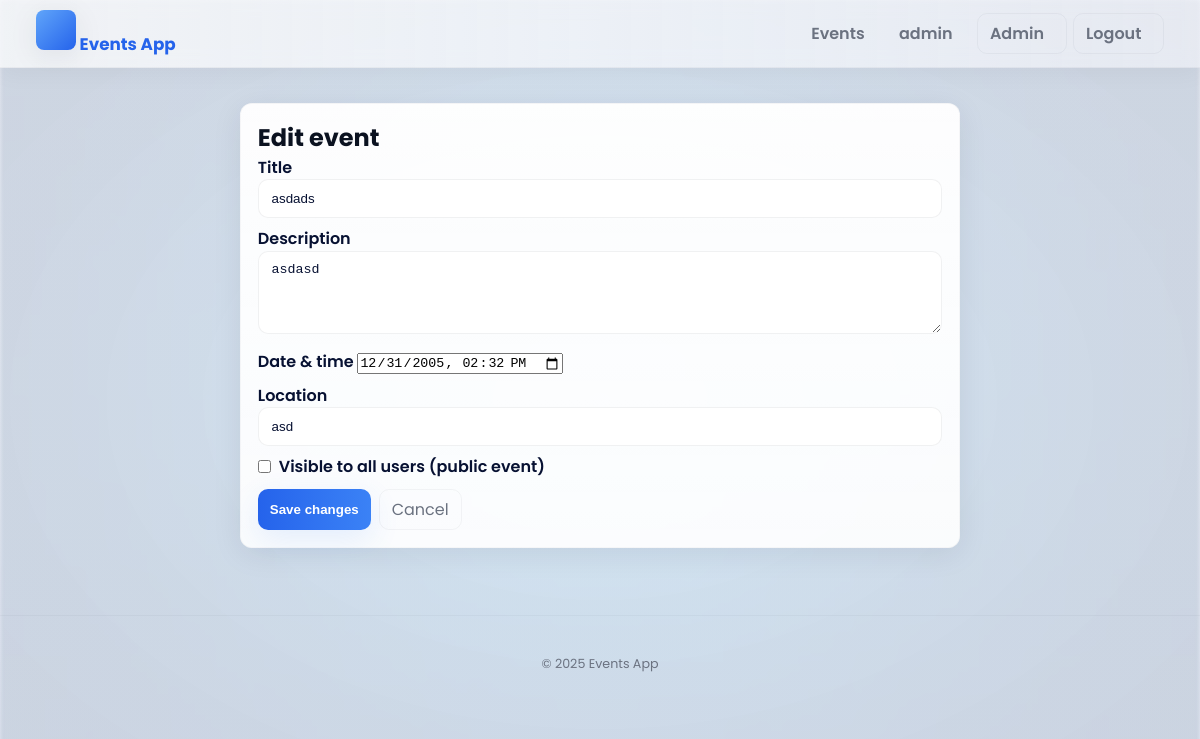
The app's page /events/9/edit (signed in) with its own data.
### tables this page shows
CREATE TABLE events (
            id INTEGER PRIMARY KEY AUTOINCREMENT,
            title TEXT NOT NULL,
            description TEXT,
            event_datetime TEXT, -- store as ISO string
            location TEXT,
            created_by INTEGER,
            created_at TIMESTAMP DEFAULT CURRENT_TIMESTAMP, visible_to_all INTEGER DEFAULT 0,
            FOREIGN KEY(created_by) REFERENCES users(id)
        );

### app.py (the view, shortened to what this page needs)
@app.route("/events/<int:event_id>/edit", methods=["GET", "POST"])
@login_required
def edit_event(event_id):
    db = get_db()
    ev = db.execute("SELECT * FROM events WHERE id = ?", (event_id,)).fetchone()
    if not ev:
        flash("Event not found.", "danger")
        return redirect(url_for("events"))
    if not (session.get("role") == "admin" or ev["created_by"] == session.get("user_id")):
        flash("You are not allowed to edit this event.", "danger")
        return redirect(url_for("events"))
    ed = ev["event_datetime"]
    dt_value = ""
    if ed:
        try:
            if " " in ed:
                dt = datetime.strptime(ed, "%Y-%m-%d %H:%M:%S")
                dt_value = dt.strftime("%Y-%m-%dT%H:%M")
            elif "T" in ed:
                dt_value = ed[:16]
            else:
                dt_value = ed
        except Exception:
            dt_value = ed
    event = {
        "id": ev["id"],
        "title": ev["title"],
        "description": ev["description"],
        "event_datetime": dt_value,
        "location": ev["location"] or "",
        "visible_to_all": bool(ev["visible_to_all"]),
    }
    return render_template("edit_event.html", event=event)

### app.py (called while the page is built)
def get_db():
    if "db" not in g:
        g.db = sqlite3.connect(
            app.config["DATABASE"], detect_types=sqlite3.PARSE_DECLTYPES | sqlite3.PARSE_COLNAMES
        )
        g.db.row_factory = sqlite3.Row
    return g.db

def login_required(f):
    @wraps(f)
    def decorated_function(*args, **kwargs):
        if "user_id" not in session:
            flash("You need to be logged in to view that page.", "warning")
            return redirect(url_for("login", next=request.path))
        return f(*args, **kwargs)
    return decorated_function

### templates/edit_event.html (shortened to what this page needs)
{% extends "base.html" %}
{% block content %}
  <section class="container fade-in">
    <div class="form" style="max-width:720px; margin:auto;">
      <h2>Edit event</h2>
      <form method="post" class="form-container">
        <label>Title
          <input type="text" name="title" required value="{{ event.title }}">
        </label>
        <label>Description
          <textarea name="description" rows="4">{{ event.description }}</textarea>
        </label>
        <label>Date & time
          <input type="datetime-local" name="event_datetime" required value="{{ event.event_datetime }}">
        </label>
        <label>Location
          <input type="text" name="location" placeholder="Optional location" value="{{ event.location }}">
        </label>
        {% if session.get('role') == 'admin' %}
        <label style="display:flex; align-items:center; gap:8px;">
          <input type="checkbox" name="visible_to_all" {% if event.visible_to_all %}checked{% endif %}>
          <span>Visible to all users (public event)</span>
        </label>
        {% endif %}
        <div style="display:flex; gap:8px; margin-top:10px;">
          <button class="btn primary" type="submit">Save changes</button>
          <a class="btn ghost" href="{{ url_for('events') }}">Cancel</a>
        </div>
      </form>
    </div>
  </section>
{% endblock %}

### static/style.css (style rules this page uses)
:root { --accent-1: #2563eb; --accent-2: #3b82f6; --muted: #6b7280; --bg: linear-gradient(180deg,#f7fbff 0%, #f3f8ff 100%); --card: #ffffff; --glass: rgba(255,255,255,0.7); --glass-2: rgba(255,255,255,0.06); --shadow-1: 0 6px 30px rgba(12,18,46,0.08); --shadow-2: 0 12px 40px rgba(12,18,46,0.09); --success: #16a34a; --danger: #ef4444; --radius: 12px; --nav-height: 68px; --transition: 320ms cubic-bezier(.2,.9,.3,1); --glass-blur: 8px; --bg-image: url('/static/bg.jpg'); }
* { box-sizing: border-box; margin: 0; padding: 0; -webkit-font-smoothing:antialiased; -moz-osx-font-smoothing:grayscale; }
html,body,#app { height:100%; }
body { font-family: 'Poppins', system-ui, -apple-system, "Segoe UI", Roboto, "Helvetica Neue", Arial, sans-serif; background: var(--bg); color: #0b1220; line-height:1.45; -webkit-font-smoothing:antialiased; overflow-y: auto; font-size:16px; padding-top: var(--nav-height); }
body::before { content:""; position:fixed; inset:0; background-image: var(--bg-image); background-size:cover; background-position:center; opacity: 0.12; filter: blur(2px) saturate(1.05); z-index: -2; transition: opacity var(--transition); }
body::after { content:""; position:fixed; inset:0; background: radial-gradient(ellipse at center, rgba(12,18,46,0.02) 0%, rgba(12,18,46,0.06) 100%); z-index: -1; }
.container { width:94%; max-width:1150px; margin:0 auto; padding:1.1rem 0; }
.fade-in { animation: float-up 420ms var(--transition) both; }
.btn { display:inline-flex; align-items:center; gap:0.6rem; padding:8px 12px; border-radius:10px; cursor:pointer; transition:all var(--transition); text-decoration:none; border:none; }
.btn.primary { background: linear-gradient(90deg,var(--accent-1),var(--accent-2)); color:white; font-weight:700; box-shadow: 0 10px 30px rgba(59,130,246,0.12); transform: translateZ(0); }
.btn.ghost { background: transparent; border: 1px solid rgba(8,12,30,0.04); color:var(--muted); }
.form { background: linear-gradient(180deg, rgba(255,255,255,0.95), rgba(255,255,255,0.9)); padding:1.05rem; border-radius:12px; box-shadow: var(--shadow-1); border:1px solid rgba(12,18,46,0.03); }
.form label { display:block; margin-bottom:0.6rem; font-weight:600; color:#071132; }
.form input[type="text"], .form input[type="password"], .form input[type="search"], textarea, select { width:100%; padding:0.68rem 0.8rem; border-radius:10px; border:1px solid rgba(12,18,46,0.06); background: #fff; color:#071132; transition: box-shadow var(--transition), transform var(--transition), border-color var(--transition); }
.add-btn, .back, button { display:inline-flex; align-items:center; gap:0.6rem; background: linear-gradient(90deg,var(--accent-1),var(--accent-2)); color:white; padding:10px 16px; border-radius:10px; border:none; cursor:pointer; transition: transform var(--transition), box-shadow var(--transition); }

### records on screen
events: title "asdads", description "asdasd", event_datetime "12/31/2005 14:32", location "asd"

### other values on screen
{{ session.get('username') }} "admin"
{{ (2025) }} "2025"
